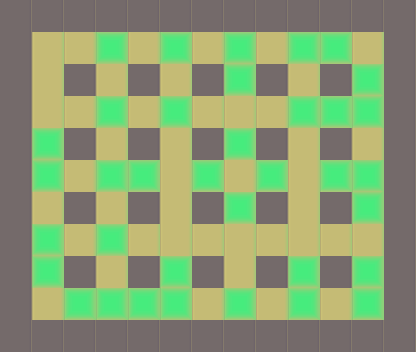

The image is a tile-based game level rendered from a .tmx file. Its description and complete source (layers, tilesets, objects, tile grids) follow:
An orthogonal 13x11 tile map with 32x32 px tiles, 2 tile layers (base, piedras).

<map version="1.0" orientation="orthogonal" renderorder="right-down" width="13" height="11" tilewidth="32" tileheight="32" nextobjectid="1">
 <properties>
  <property name="nombre" value="Nivel 6" />
 </properties>
 <tileset firstgid="1" name="tile" tilewidth="32" tileheight="32" tilecount="3">
  <image source="../tilebase.png" width="96" height="32" />
  <terraintypes>
   <terrain name="New Terrain" tile="-1" />
  </terraintypes>
 </tileset>
 <layer name="base" width="13" height="11">
  <data>
   <tile gid="1" />
   <tile gid="1" />
   <tile gid="1" />
   <tile gid="1" />
   <tile gid="1" />
   <tile gid="1" />
   <tile gid="1" />
   <tile gid="1" />
   <tile gid="1" />
   <tile gid="1" />
   <tile gid="1" />
   <tile gid="1" />
   <tile gid="1" />
   <tile gid="1" />
   <tile gid="2" />
   <tile gid="2" />
   <tile gid="2" />
   <tile gid="2" />
   <tile gid="2" />
   <tile gid="2" />
   <tile gid="2" />
   <tile gid="2" />
   <tile gid="2" />
   <tile gid="2" />
   <tile gid="2" />
   <tile gid="1" />
   <tile gid="1" />
   <tile gid="2" />
   <tile gid="1" />
   <tile gid="2" />
   <tile gid="1" />
   <tile gid="2" />
   <tile gid="1" />
   <tile gid="2" />
   <tile gid="1" />
   <tile gid="2" />
   <tile gid="1" />
   <tile gid="2" />
   <tile gid="1" />
   <tile gid="1" />
   <tile gid="2" />
   <tile gid="2" />
   <tile gid="2" />
   <tile gid="2" />
   <tile gid="2" />
   <tile gid="2" />
   <tile gid="2" />
   <tile gid="2" />
   <tile gid="2" />
   <tile gid="2" />
   <tile gid="2" />
   <tile gid="1" />
   <tile gid="1" />
   <tile gid="2" />
   <tile gid="1" />
   <tile gid="2" />
   <tile gid="1" />
   <tile gid="2" />
   <tile gid="1" />
   <tile gid="2" />
   <tile gid="1" />
   <tile gid="2" />
   <tile gid="1" />
   <tile gid="2" />
   <tile gid="1" />
   <tile gid="1" />
   <tile gid="2" />
   <tile gid="2" />
   <tile gid="2" />
   <tile gid="2" />
   <tile gid="2" />
   <tile gid="2" />
   <tile gid="2" />
   <tile gid="2" />
   <tile gid="2" />
   <tile gid="2" />
   <tile gid="2" />
   <tile gid="1" />
   <tile gid="1" />
   <tile gid="2" />
   <tile gid="1" />
   <tile gid="2" />
   <tile gid="1" />
   <tile gid="2" />
   <tile gid="1" />
   <tile gid="2" />
   <tile gid="1" />
   <tile gid="2" />
   <tile gid="1" />
   <tile gid="2" />
   <tile gid="1" />
   <tile gid="1" />
   <tile gid="2" />
   <tile gid="2" />
   <tile gid="2" />
   <tile gid="2" />
   <tile gid="2" />
   <tile gid="2" />
   <tile gid="2" />
   <tile gid="2" />
   <tile gid="2" />
   <tile gid="2" />
   <tile gid="2" />
   <tile gid="1" />
   <tile gid="1" />
   <tile gid="2" />
   <tile gid="1" />
   <tile gid="2" />
   <tile gid="1" />
   <tile gid="2" />
   <tile gid="1" />
   <tile gid="2" />
   <tile gid="1" />
   <tile gid="2" />
   <tile gid="1" />
   <tile gid="2" />
   <tile gid="1" />
   <tile gid="1" />
   <tile gid="2" />
   <tile gid="2" />
   <tile gid="2" />
   <tile gid="2" />
   <tile gid="2" />
   <tile gid="2" />
   <tile gid="2" />
   <tile gid="2" />
   <tile gid="2" />
   <tile gid="2" />
   <tile gid="2" />
   <tile gid="1" />
   <tile gid="1" />
   <tile gid="1" />
   <tile gid="1" />
   <tile gid="1" />
   <tile gid="1" />
   <tile gid="1" />
   <tile gid="1" />
   <tile gid="1" />
   <tile gid="1" />
   <tile gid="1" />
   <tile gid="1" />
   <tile gid="1" />
   <tile gid="1" />
  </data>
 </layer>
 <layer name="piedras" width="13" height="11">
  <data>
   <tile gid="0" />
   <tile gid="0" />
   <tile gid="0" />
   <tile gid="0" />
   <tile gid="0" />
   <tile gid="0" />
   <tile gid="0" />
   <tile gid="0" />
   <tile gid="0" />
   <tile gid="0" />
   <tile gid="0" />
   <tile gid="0" />
   <tile gid="0" />
   <tile gid="0" />
   <tile gid="0" />
   <tile gid="0" />
   <tile gid="3" />
   <tile gid="0" />
   <tile gid="3" />
   <tile gid="0" />
   <tile gid="3" />
   <tile gid="0" />
   <tile gid="3" />
   <tile gid="3" />
   <tile gid="0" />
   <tile gid="0" />
   <tile gid="0" />
   <tile gid="0" />
   <tile gid="0" />
   <tile gid="0" />
   <tile gid="0" />
   <tile gid="0" />
   <tile gid="0" />
   <tile gid="3" />
   <tile gid="0" />
   <tile gid="0" />
   <tile gid="0" />
   <tile gid="3" />
   <tile gid="0" />
   <tile gid="0" />
   <tile gid="0" />
   <tile gid="0" />
   <tile gid="3" />
   <tile gid="0" />
   <tile gid="3" />
   <tile gid="0" />
   <tile gid="0" />
   <tile gid="0" />
   <tile gid="3" />
   <tile gid="3" />
   <tile gid="3" />
   <tile gid="0" />
   <tile gid="0" />
   <tile gid="3" />
   <tile gid="0" />
   <tile gid="0" />
   <tile gid="0" />
   <tile gid="0" />
   <tile gid="0" />
   <tile gid="3" />
   <tile gid="0" />
   <tile gid="0" />
   <tile gid="0" />
   <tile gid="0" />
   <tile gid="0" />
   <tile gid="0" />
   <tile gid="3" />
   <tile gid="0" />
   <tile gid="3" />
   <tile gid="3" />
   <tile gid="0" />
   <tile gid="3" />
   <tile gid="0" />
   <tile gid="3" />
   <tile gid="0" />
   <tile gid="3" />
   <tile gid="3" />
   <tile gid="0" />
   <tile gid="0" />
   <tile gid="0" />
   <tile gid="0" />
   <tile gid="0" />
   <tile gid="0" />
   <tile gid="0" />
   <tile gid="0" />
   <tile gid="3" />
   <tile gid="0" />
   <tile gid="0" />
   <tile gid="0" />
   <tile gid="3" />
   <tile gid="0" />
   <tile gid="0" />
   <tile gid="3" />
   <tile gid="0" />
   <tile gid="3" />
   <tile gid="0" />
   <tile gid="0" />
   <tile gid="0" />
   <tile gid="0" />
   <tile gid="0" />
   <tile gid="0" />
   <tile gid="0" />
   <tile gid="0" />
   <tile gid="0" />
   <tile gid="0" />
   <tile gid="3" />
   <tile gid="0" />
   <tile gid="0" />
   <tile gid="0" />
   <tile gid="3" />
   <tile gid="0" />
   <tile gid="0" />
   <tile gid="0" />
   <tile gid="3" />
   <tile gid="0" />
   <tile gid="3" />
   <tile gid="0" />
   <tile gid="0" />
   <tile gid="0" />
   <tile gid="3" />
   <tile gid="3" />
   <tile gid="3" />
   <tile gid="3" />
   <tile gid="0" />
   <tile gid="3" />
   <tile gid="0" />
   <tile gid="3" />
   <tile gid="0" />
   <tile gid="3" />
   <tile gid="0" />
   <tile gid="0" />
   <tile gid="0" />
   <tile gid="0" />
   <tile gid="0" />
   <tile gid="0" />
   <tile gid="0" />
   <tile gid="0" />
   <tile gid="0" />
   <tile gid="0" />
   <tile gid="0" />
   <tile gid="0" />
   <tile gid="0" />
   <tile gid="0" />
  </data>
 </layer>
</map>
